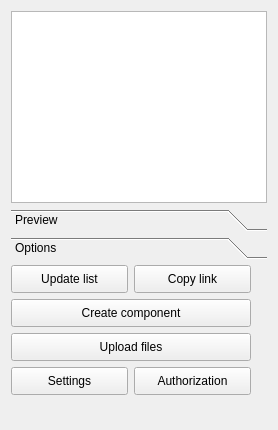
<?xml version="1.0" encoding="UTF-8"?>
<ui version="4.0">
 <class>CADBaseLibrary</class>
 <widget class="QWidget" name="CADBaseLibrary">
  <property name="geometry">
   <rect>
    <x>0</x>
    <y>0</y>
   </rect>
  </property>
  <property name="windowTitle">
   <string>CADBase Library</string>
  </property>
  <layout class="QVBoxLayout" name="verticalLayout">
   <item>
    <widget class="QTreeView" name="folder">
     <property name="headerHidden">
      <bool>true</bool>
     </property>
    </widget>
   </item>
   <item>
    <widget class="QToolBox" name="toolBox">
     <property name="sizePolicy">
      <sizepolicy hsizetype="Expanding" vsizetype="Expanding">
       <horstretch>0</horstretch>
       <verstretch>0</verstretch>
      </sizepolicy>
     </property>
     <property name="minimumSize">
      <size>
       <width>0</width>
       <height>210</height>
      </size>
     </property>
     <property name="acceptDrops">
      <bool>false</bool>
     </property>
     <property name="currentIndex">
      <number>1</number>
     </property>
     <widget class="QWidget" name="previewframe">
      <property name="geometry">
       <rect>
        <x>0</x>
        <y>0</y>
        <width>98</width>
        <height>28</height>
       </rect>
      </property>
      <attribute name="label">
       <string>Preview</string>
      </attribute>
      <widget class="QLabel" name="preview">
       <property name="geometry">
        <rect>
         <x>10</x>
         <y>0</y>
         <width>350</width>
         <height>128</height>
        </rect>
       </property>
       <property name="text">
        <string/>
       </property>
       <property name="scaledContents">
        <bool>false</bool>
       </property>
      </widget>
     </widget>
     <widget class="QWidget" name="optbuttons">
      <property name="geometry">
       <rect>
        <x>0</x>
        <y>0</y>
        <width>222</width>
        <height>144</height>
       </rect>
      </property>
      <property name="sizePolicy">
       <sizepolicy hsizetype="Expanding" vsizetype="Expanding">
        <horstretch>0</horstretch>
        <verstretch>0</verstretch>
       </sizepolicy>
      </property>
      <attribute name="label">
       <string>Options</string>
      </attribute>
      <widget class="QWidget" name="verticalWidget">
       <property name="geometry">
        <rect>
         <x>0</x>
         <y>0</y>
        </rect>
       </property>
       <property name="minimumSize">
        <size>
         <width>240</width>
         <height>130</height>
        </size>
       </property>
       <layout class="QVBoxLayout" name="verticalLayout_2">
        <property name="spacing">
         <number>6</number>
        </property>
        <property name="sizeConstraint">
         <enum>QLayout::SizeConstraint::SetMaximumSize</enum>
        </property>
        <item>
         <layout class="QHBoxLayout" name="horizontalLayout_5">
          <item>
           <widget class="QToolButton" name="updatebutton">
            <property name="sizePolicy">
             <sizepolicy hsizetype="Preferred" vsizetype="Preferred">
              <horstretch>0</horstretch>
              <verstretch>0</verstretch>
             </sizepolicy>
            </property>
            <property name="cursor">
             <cursorShape>PointingHandCursor</cursorShape>
            </property>
            <property name="text">
             <string>Update list</string>
            </property>
            <property name="autoExclusive">
             <bool>false</bool>
            </property>
            <property name="toolButtonStyle">
             <enum>Qt::ToolButtonStyle::ToolButtonTextBesideIcon</enum>
            </property>
           </widget>
          </item>
          <item>
           <widget class="QToolButton" name="copyurlbutton">
            <property name="sizePolicy">
             <sizepolicy hsizetype="Preferred" vsizetype="Preferred">
              <horstretch>0</horstretch>
              <verstretch>0</verstretch>
             </sizepolicy>
            </property>
            <property name="text">
             <string>Copy link</string>
            </property>
            <property name="toolButtonStyle">
             <enum>Qt::ToolButtonStyle::ToolButtonTextBesideIcon</enum>
            </property>
           </widget>
          </item>
         </layout>
        </item>
        <item>
         <widget class="QToolButton" name="newcomponentbtn">
          <property name="sizePolicy">
           <sizepolicy hsizetype="Preferred" vsizetype="Preferred">
            <horstretch>0</horstretch>
            <verstretch>0</verstretch>
           </sizepolicy>
          </property>
          <property name="cursor">
           <cursorShape>PointingHandCursor</cursorShape>
          </property>
          <property name="text">
           <string>Create component</string>
          </property>
          <property name="autoExclusive">
           <bool>true</bool>
          </property>
          <property name="toolButtonStyle">
           <enum>Qt::ToolButtonStyle::ToolButtonTextBesideIcon</enum>
          </property>
         </widget>
        </item>
        <item>
         <widget class="QToolButton" name="uploadbutton">
          <property name="sizePolicy">
           <sizepolicy hsizetype="Preferred" vsizetype="Preferred">
            <horstretch>0</horstretch>
            <verstretch>0</verstretch>
           </sizepolicy>
          </property>
          <property name="cursor">
           <cursorShape>PointingHandCursor</cursorShape>
          </property>
          <property name="text">
           <string>Upload files</string>
          </property>
          <property name="toolButtonStyle">
           <enum>Qt::ToolButtonStyle::ToolButtonTextBesideIcon</enum>
          </property>
         </widget>
        </item>
        <item>
         <layout class="QHBoxLayout" name="horizontalLayout_4">
          <item>
           <widget class="QToolButton" name="configbutton">
            <property name="sizePolicy">
             <sizepolicy hsizetype="Preferred" vsizetype="Preferred">
              <horstretch>0</horstretch>
              <verstretch>0</verstretch>
             </sizepolicy>
            </property>
            <property name="cursor">
             <cursorShape>PointingHandCursor</cursorShape>
            </property>
            <property name="text">
             <string>Settings</string>
            </property>
            <property name="toolButtonStyle">
             <enum>Qt::ToolButtonStyle::ToolButtonTextBesideIcon</enum>
            </property>
           </widget>
          </item>
          <item>
           <widget class="QToolButton" name="tokenbutton">
            <property name="sizePolicy">
             <sizepolicy hsizetype="Preferred" vsizetype="Preferred">
              <horstretch>0</horstretch>
              <verstretch>0</verstretch>
             </sizepolicy>
            </property>
            <property name="cursor">
             <cursorShape>PointingHandCursor</cursorShape>
            </property>
            <property name="text">
             <string>Authorization</string>
            </property>
            <property name="toolButtonStyle">
             <enum>Qt::ToolButtonStyle::ToolButtonTextBesideIcon</enum>
            </property>
           </widget>
          </item>
         </layout>
        </item>
       </layout>
      </widget>
     </widget>
    </widget>
   </item>
  </layout>
 </widget>
 <resources/>
 <connections/>
</ui>
